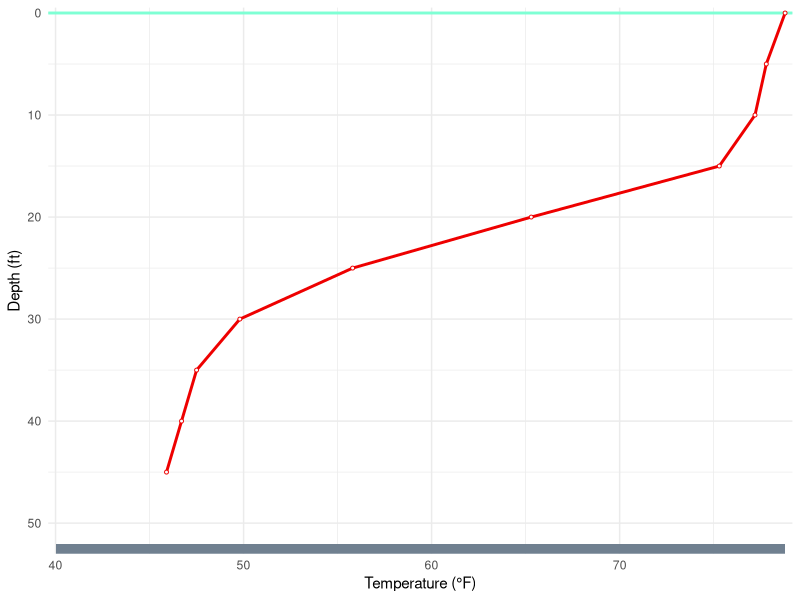
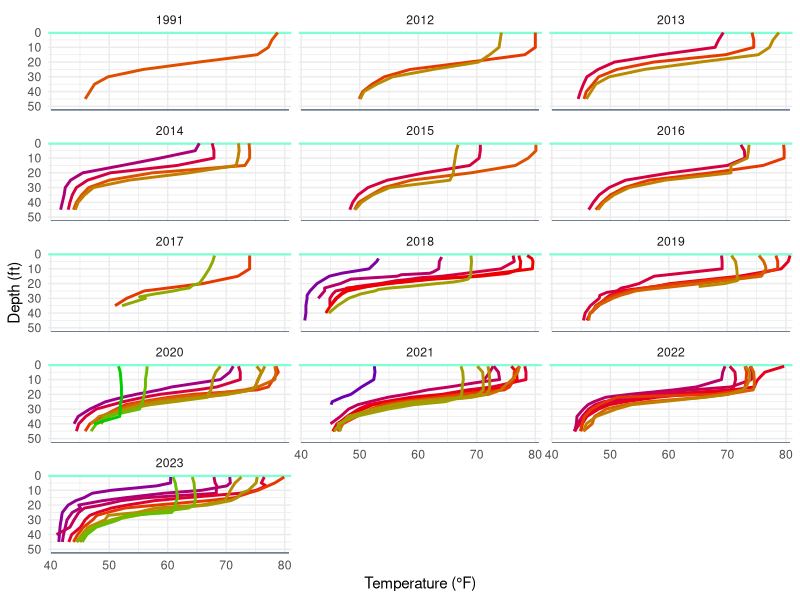

R code for these plots, in order:
## ---- chunk 1
#| label: setup
library(tidyverse)
library(gganimate)

tp <- function(d,show.pts=TRUE,trng=NULL) {
  if (is.null(trng)) trng <- range(d$Temp)
  pt <- ggplot(data=d,mapping=aes(x=Temp,y=Depth,color=tWeek,group=DOY)) +
    geom_hline(aes(yintercept=0),linewidth=1,color="aquamarine") +
    geom_path(linewidth=1) +
    annotate(geom="rect",fill="slategray",
             xmin=40,xmax=trng[2],ymin=52,ymax=53) +
    scale_y_reverse(name="Depth (ft)",limits=c(NA,0),breaks=seq(0,50,10),
                    expand=expansion(mult=c(0,0.01))) +
    scale_x_continuous(name="Temperature (\u00b0F)",limits=c(40,NA),
                       expand=expansion(mult=0.01)) +
    scale_color_gradient2(low="blue3",
                          mid="red2",midpoint=11,
                          high="green3",guide="none") +
    theme_minimal() +
    theme(legend.position="none")
  if (show.pts) pt <- pt + geom_point(pch=21,fill="white",size=1)
  pt
}
## ---- chunk 2
#| label: data-prep
d <- readxl::read_excel("../_data/Pike_Chain_WQ_Data.xlsx",sheet="DO") |>
  filter(Lake=="Eagle Lake",!is.na(Temperature),!is.na(Depth)) |>
  mutate(Depth=ifelse(`Depth Units`=="METERS",Depth*3.280839895,Depth),
         Temperature=ifelse(`Temperature Units` %in% c("DEGREES C","C"),
                            Temperature*1.8+32,Temperature)) |>
  select(-contains("Units"),-Notes) |>
  rename(Date=`Start Date`,Temp=Temperature,DO=`Dissolved Oxygen`) |>
  mutate(Date=as.Date(Date,format="%m/%d/%Y"),
         Year=lubridate::year(Date),
         Month=lubridate::month(Date),
         Day=lubridate::day(Date),
         Week=lubridate::isoweek(Date),
         tWeek=Week-min(Week),
         DOY=lubridate::yday(Date),
         fDate=stringr::str_squish(format(Date,format="%b %e")))

# Removing two dates that seem to have erroneous data
d <- d |>
  filter(!Date %in% as.Date(c("2019-06-04","2020-09-22")))

trng <- range(d$Temp)

# specific examples used below
d91 <- d |> filter(Year==1991)
d20 <- d |> filter(Year==2020)
d23 <- d |> filter(Year==2023)
## ---- chunk 3
#| label: fig-ex1991
#| fig-cap: !expr str_glue('Temperature profile plot for {format(d91$Date[1],format="%B %e, %Y")}. The thin line at the top represents the water surface and the thicker line at the bottom represents the lake bottom.')
tp(d91)
## ---- chunk 4
#| label: fig-ex2020
#| fig-cap: !expr str_glue('Temperature profile plots for {xfun::numbers_to_words(length(unique(d20$Date)))} dates throughout the open-water season in 2020.')
#| out-width: 50%
tp(d20) +
  transition_states(Date,wrap=FALSE) +
  labs(title='{format(as.Date(closest_state),"%B %e, %Y")}') +
  theme(plot.title=element_text(size=10)) +
  enter_fade() + exit_fade()
## ---- chunk 5
#| label: fig-ELTP
#| fig-cap: Temperature profiles separated by year (panels) and observation dates. Profile colors start with blue for early May and then transitions through purple and pink to red for early July and then through orange and brown to green for late October.
#| fig-height: 8
#| fig-width: 6
tp(d,show.pts=FALSE,trng=trng) +
  facet_wrap(vars(Year),ncol=3)
